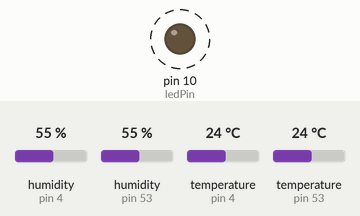
A sketch run on a simulated Arduino Uno, built with avr-gcc and run on an emulated ATmega328P. Parts: output pins drawn as LEDs (lit = HIGH). Dashed ring = blinking. The inputs (shaded band) are chosen by the test bench; at power-on: humidity (sensors on pin 4, pin 53) 55 %, temperature (sensors on pin 4, pin 53) 24 °C. No radio packets arrive unless stated; what the sketch prints to the serial monitor is not drawn.

Above: at 1.0 s.
Timing chart, 0 to 4.8 s (numbered marks = the images above):
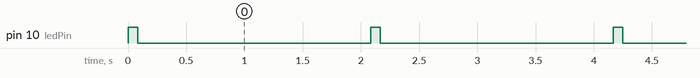

The sketch:

8.3.4_verici.ino
```cpp
//Kütüphaneler eklenir.
#include <VirtualWire.h>
#include <DHT.h>
int ledPin = 10; //LED pin tanımlanır.
#define dhtPin 4 //DHT11 sensör pini tanımlanır.
#define dhtType DHT11 //sensör türü DHT1 olarak tanımlanır.

DHT dht(dhtPin, dhtType); //DHT sensörü başlatılır.

char veri0[3]; //değişkenler tanımlanır.
char veri1[3];

int sicaklik = 0; //değişkenlere ilk değerleri atanır.
int nem = 0;

void setup() {
Serial.begin(9600);
dht.begin();  // initialing the DHT sensor
pinMode(ledPin,OUTPUT);
vw_setup(4800); // Kütüphane iletişim hızı belirlenir.
vw_set_tx_pin(12);  // veri yollama için kullanılacak pin tanımlanır.
}

void loop() {
digitalWrite(ledPin, HIGH);
sicaklik = dht.readTemperature(); // sıcaklık değerlerini okuyacak değişkene atama yapılır.
nem = dht.readHumidity();   // nem değerlerini okuyacak değişkene atama yapılır.
itoa(sicaklik, veri0, 10); // Okunan sıcaklık değerleri veri isminde bir diziye atanır.
itoa(nem, veri1, 10);  // Okunan nem değerleri veri isminde bir diziye atanır.
strcat(veri0, veri1);  // veri0 ve veri1 dizileri birleştirilerek bir dizi yapılır. Bunun nedeni, tek yönlü bir iletişim olmasından kaynaklanmaktadır.
vw_send((uint8_t *)veri0, strlen(veri0)); // birleştirilen veri dizisi alıcıya yollanır.
vw_wait_tx();  // Yollama işleminin tamamlanması beklenir.
digitalWrite(ledPin, LOW);
delay(2000); //2 saniyede bir okuma yapılır ve veri yollanır.
Serial.println(veri0); //Okunan verilen aynı zamanda yanyana seri port ekranından da takip edilebilir.
}
```

Measured:
- by itself, pin 10 (ledPin): alternates HIGH for 0.08 s and LOW for 2.0 s
